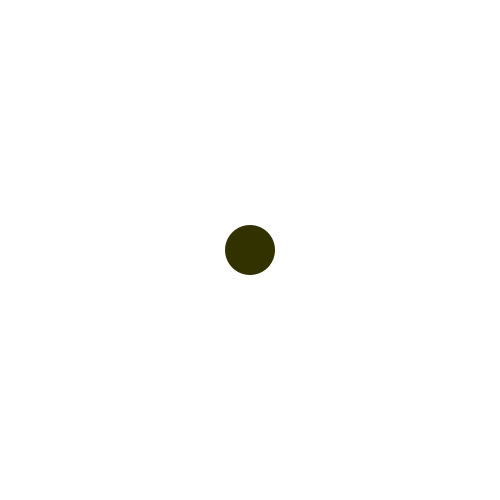
Frame 1 (no input)
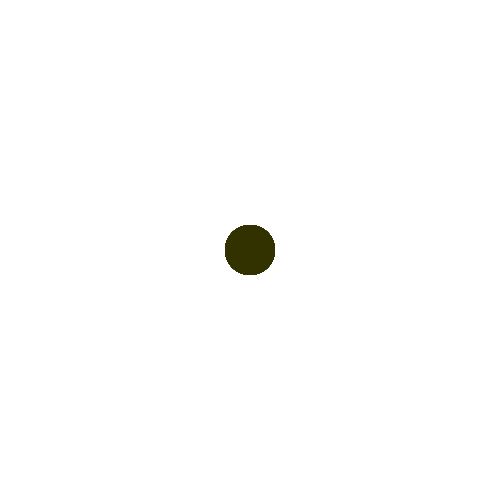
Frame 60 (the mouse pressed at the canvas centre just before this capture)
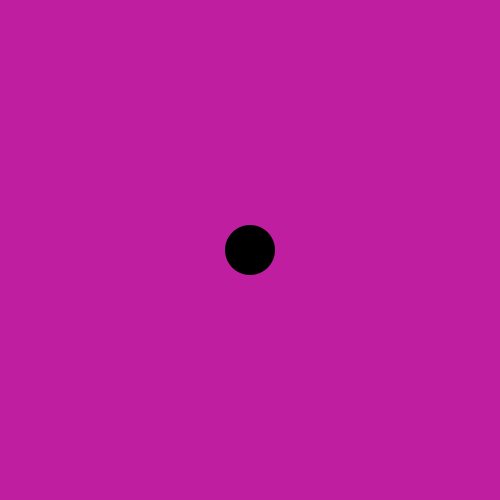
Frame 120 (the mouse held since frame 60 and released just before this capture)

The Processing sketch that drew these frames (run headless with seeded random() and noise(); from frame 60 on, the mouse is pressed at the canvas centre):

// Processing sketch: circleDetect
// ── circleDetect.pde
void setup(){
  size(500,500);
  background(255);
  noStroke();
}

void draw(){
  fill(toColor(mouseX),toColor(mouseY),0);
  ellipse(width/2,height/2,width/10,height/10);
  if(distance(mouseX,width/2,mouseY,height/2)<25){
    fill(0);
    ellipse(width/2,height/2,width/10,height/10);
    if(mousePressed){
      background(random(0,255),random(0,255),random(0,255));
      ellipse(width/2,height/2,width/10,height/10);
    }
  }
}

float distance(float x1,float x2,float y1,float y2){
  return sqrt(sq((x1-x2))+sq((y1-y2)));
}

int toColor(int n){
  return int(map(n,0,width,50,255));
}
